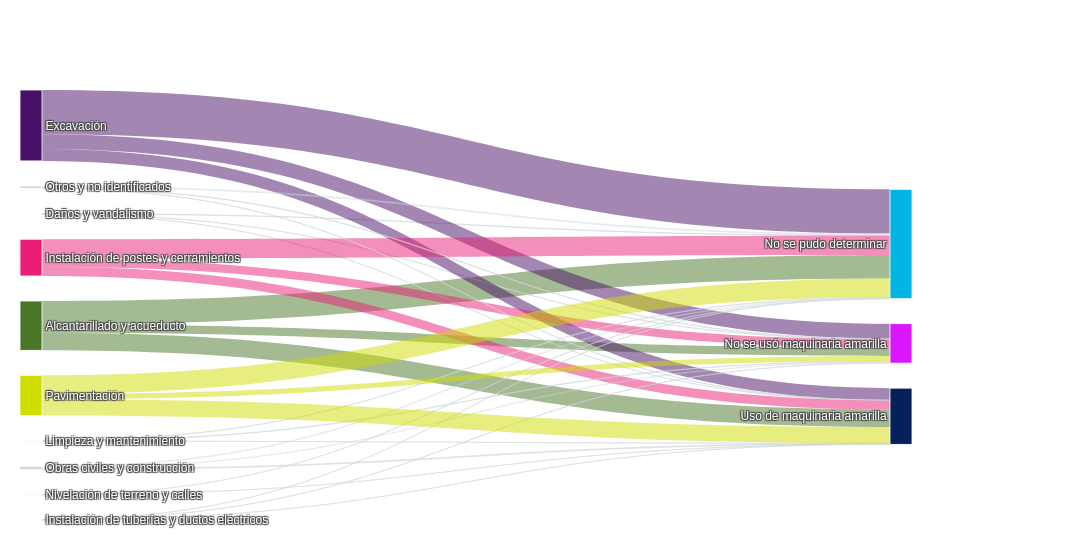

The notebook cell this image was saved under:
### Code cell
# ── Paleta de colores ─────────────────────────────────────────
COLORES_NODO = {
    # Nivel 1 - Responsable
    "Excavación":                               "#481066",
    "Instalación de postes y cerramientos":     "#ea1e76",
    "Alcantarillado y acueducto":               "#4a7628",
    "Pavimentación":                            "#cfde00",
    # Nivel 2 - Tipo
    "No se pudo determinar":                    "#00b4e3",
    "Uso de maquinaria amarilla":               "#05205a",
    "No se usó maquinaria amarilla":            "#DA16FF",
}
COLOR_DEFAULT = "#CFD8DC"

# ── Colores nodos ─────────────────────────────────────────────
node_colors = [COLORES_NODO.get(l, COLOR_DEFAULT) for l in labels]

# ── Colores links: hereda color del nodo origen con opacidad ──
def hex_to_rgba(hex_color, alpha=0.5):
    h = hex_color.lstrip("#")
    r, g, b = int(h[0:2],16), int(h[2:4],16), int(h[4:6],16)
    return f"rgba({r},{g},{b},{alpha})"

link_colors = [hex_to_rgba(node_colors[s]) for s in source_1]

# ── Total para anotación ──────────────────────────────────────
total = df_sankey2["Conteo"].sum()

# ── Figura ────────────────────────────────────────────────────
fig = go.Figure(go.Sankey(
    arrangement="snap",
    node=dict(
        pad=25,
        thickness=22,
        line=dict(color="white", width=0.8),
        label=labels,
        color=node_colors,
        hovertemplate="<b>%{label}</b><br>Rupturas: <b>%{value:,}</b><extra></extra>",
    ),
    link=dict(
        source=source_1,
        target=target_1,
        value=value_1,
        color=link_colors,
        hovertemplate=(
            "<b>%{source.label}</b> → <b>%{target.label}</b><br>"
            "Rupturas: <b>%{value:,}</b><extra></extra>"
        ),
    ),
))

# ── Layout usando tu plantilla ────────────────────────────────
fig.update_layout(
    template="mi_estilo",          # ✅ Tu plantilla predefinida
    title=dict(
        text=(
            "<b>Causas de Rupturas</b>"
            "<br><sup> Tipo de intervención · Diámetro afectado</sup>"
        ),
    ),
    height=560,
    width=1100,
    margin=dict(l=20, r=180, t=90, b=40),
    annotations=[dict(
        text=f"n = <b>{total:,}</b> rupturas registradas",
        x=0.5, y=-0.06,
        xref="paper", yref="paper",
        showarrow=False,
        font=dict(size=11, color="rgba(255,255,255,0.3)", family="Arial"),
    )],
)

fig.write_image("sankey2.png", scale=2, width=1100, height=560)
fig.show()

### Figure 1 — Plotly figure (JSON) as saved in the notebook; plotly's stock layout.template omitted (floating-point values rounded to 4 significant figures)
{"data": [{"arrangement": "snap", "link": {"color": ["rgba(74,118,40,0.5)", "rgba(74,118,40,0.5)", "rgba(74,118,40,0.5)", "rgba(207,216,220,0.5)", "rgba(207,216,220,0.5)", "rgba(207,216,220,0.5)", "rgba(72,16,102,0.5)", "rgba(72,16,102,0.5)", "rgba(72,16,102,0.5)", "rgba(234,30,118,0.5)", "rgba(234,30,118,0.5)", "rgba(234,30,118,0.5)", "rgba(207,216,220,0.5)", "rgba(207,216,220,0.5)", "rgba(207,216,220,0.5)", "rgba(207,216,220,0.5)", "rgba(207,216,220,0.5)", "rgba(207,216,220,0.5)", "rgba(207,216,220,0.5)", "rgba(207,216,220,0.5)", "rgba(207,216,220,0.5)", "rgba(207,216,220,0.5)", "rgba(207,216,220,0.5)", "rgba(207,216,220,0.5)", "rgba(207,216,220,0.5)", "rgba(207,216,220,0.5)", "rgba(207,222,0,0.5)", "rgba(207,222,0,0.5)", "rgba(207,222,0,0.5)"], "hovertemplate": "<b>%{source.label}</b> → <b>%{target.label}</b><br>Rupturas: <b>%{value:,}</b><extra></extra>", "source": [0, 0, 0, 1, 1, 1, 2, 2, 2, 3, 3, 3, 4, 4, 4, 5, 5, 5, 6, 6, 7, 7, 7, 8, 8, 8, 9, 9, 9], "target": [10, 11, 12, 10, 11, 12, 10, 11, 12, 10, 11, 12, 10, 11, 12, 10, 11, 12, 10, 12, 10, 11, 12, 10, 11, 12, 10, 11, 12], "value": [1070, 382, 794, 23, 9, 3, 2011, 681, 539, 877, 376, 422, 1, 4, 5, 13, 20, 6, 1, 2, 59, 60, 38, 80, 23, 12, 846, 242, 739]}, "node": {"color": ["#4a7628", "#CFD8DC", "#481066", "#ea1e76", "#CFD8DC", "#CFD8DC", "#CFD8DC", "#CFD8DC", "#CFD8DC", "#cfde00", "#00b4e3", "#DA16FF", "#05205a"], "hovertemplate": "<b>%{label}</b><br>Rupturas: <b>%{value:,}</b><extra></extra>", "label": ["Alcantarillado y acueducto", "Daños y vandalismo", "Excavación", "Instalación de postes y cerramientos", "Instalación de tuberías y ductos eléctricos", "Limpieza y mantenimiento", "Nivelación de terreno y calles", "Obras civiles y construcción", "Otros y no identificados", "Pavimentación", "No se pudo determinar", "No se usó maquinaria amarilla", "Uso de maquinaria amarilla"], "line": {"color": "white", "width": 0.8}, "pad": 25, "thickness": 22}, "type": "sankey"}], "layout": {"annotations": [{"font": {"color": "rgba(255,255,255,0.3)", "family": "Arial", "size": 11}, "showarrow": false, "text": "n = <b>9,338</b> rupturas registradas", "x": 0.5, "xref": "paper", "y": -0.06, "yref": "paper"}], "height": 560, "margin": {"b": 40, "l": 20, "r": 180, "t": 90}, "title": {"text": "<b>Causas de Rupturas</b><br><sup>Responsable · Tipo de intervención · Diámetro afectado</sup>"}, "width": 1100}}
